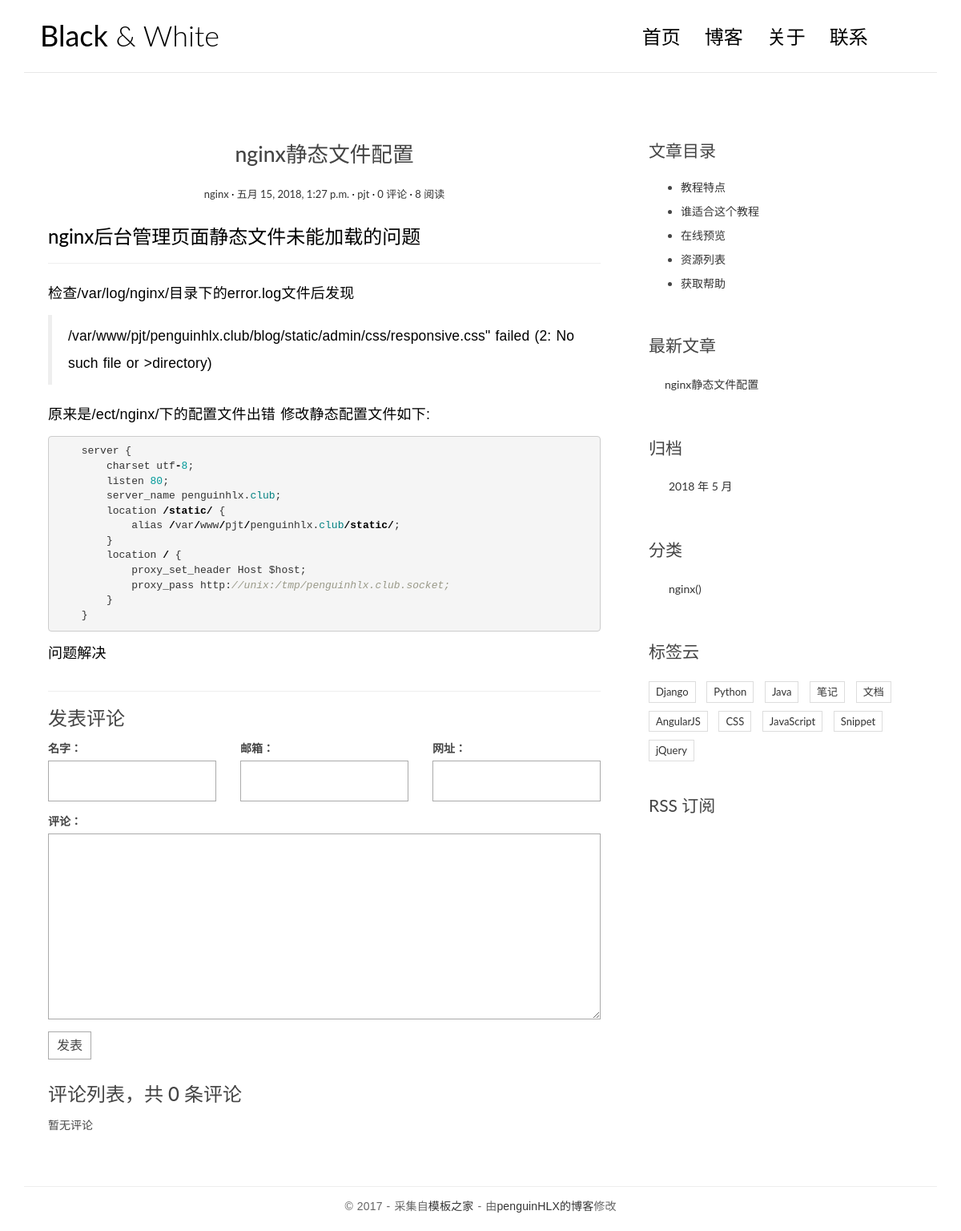
The page /post/10/ on the database its author committed.
### blog/models.py (models this page shows, shortened)
class Post(models.Model):
    title = models.CharField(max_length=70)   # 文章标题
    body = models.TextField()   # 文章正文
    created_time = models.DateTimeField()
    modified_time = models.DateTimeField()   # 文章创建时间和最后一次修改时间
    excerpt = models.CharField(max_length=200, blank=True)   # 文章摘要 设置CharField允许空值
    category = models.ForeignKey(Category, on_delete=models.CASCADE)   # 将分类设置为一对多关系
    tags = models.ManyToManyField(Tag, blank=True)   # 将标签设置为多对多关系
    author = models.ForeignKey(User, on_delete=models.CASCADE)   # 将作者设置为一对多关系
    views = models.PositiveIntegerField(default=0)   # 设置评论数量模型
    def get_absolute_url(self):
        return reverse('blog:detail', kwargs={'pk': self.pk})   # 生成当前Post的url地址
    def increase_views(self):   # 每当调用此函数，评论数+1，并存至数据库中
        self.views += 1
        self.save(update_fields=['views'])
    class Meta:   # 通过models的内部类规定这个类的共有特性
        ordering = ['-created_time', 'title']

class Category(models.Model):   # Category(分类)是继承models.Model的标准类
    name = models.CharField(max_length=100)   # 创建分类数据库表格

### blog/views.py (the view)
# urls.py: url('post/(?P<pk>[0-9]+)/', views.detail, name='detail'),
def detail(request, pk):
    post = get_object_or_404(Post, pk=pk)   # 判断传入的pk的是否在数据库存在，如果存在，返回对应的post,反之返回404错误
    post.increase_views()
    post.body = markdown.markdown(post.body,
                                  extensions=[   # extensions为markdown的参数
                                    'markdown.extensions.extra',
                                    'markdown.extensions.codehilite',   # 语法高亮拓展
                                    'markdown.extensions.toc',   # 自动生成目录
                                  ])
    form = CommentForm()
    comment_list = post.comment_set.all()   # 获取这篇post下的全部评论数据
    context = {'post': post, 'form': form, 'comment_list': comment_list}
    return render(request, 'blog/detail.html', context=context)

### comments/forms.py
class CommentForm(forms.ModelForm):   # 利用django自带的表格类
    class Meta:   # 定义包含表单信息的类
        model = Comment
        fields = ['name', 'email', 'url', 'text']

### blog/templatetags/blog_tags.py (called while the page is built)
@register.simple_tag   # 定义装饰器，此将函数传递给register.simple_tag，注册为模板标签
def get_recent_posts(num=5):   # 获取最新5篇文章
    return Post.objects.all()[:num]   # .order_by('-created_time')

@register.simple_tag
def archives():
    return Post.objects.dates('created_time', 'month', order='DESC')

@register.simple_tag
def get_categories():
    return Category.objects.all()

### templates/blog/detail.html (shortened to what this page needs)
{% extends 'base.html' %}
{% block main %}
    <article class="post post-{{ post.pk }}">
        <header class="entry-header">
            <h1 class="entry-title">{{ post.title }}</h1>
            <div class="entry-meta">
                <span class="post-category"><a href="index.html">{{ post.category.name }}</a></span>
                <span class="post-date"><a href="#"><time class="entry-date"
                                                          datetime="{{ post.created_time }}">{{ post.created_time }}</time></a></span>
                <span class="post-author"><a href="#">{{ post.author}}</a></span>
                <span class="comments-link"><a href="{{ post.get_absolute_url }}#flag_comment">{{ post.comment_set.count }} 评论</a></span>
                <span class="views-count"><a href="{{post.get_absolute_url}}">{{post.views}} 阅读</a></span>
            </div>
        </header>
        <div class="entry-content clearfix">
            {{ post.body|safe }}
        </div>
    </article>
    <section class="comment-area" id="comment-area">
        <hr>
        <h3>发表评论</h3>
        <form action="{% url 'comments:post_comment' post.pk %}" method="post" class="comment-form">
            <div class="row">
                <div class="col-md-4">
                    <label for="{{ form.name.id_for_label }}">名字：</label>
                    {{ form.name }}
                </div>
                <div class="col-md-4">
                    <label for="{{ form.email.id_for_label }}">邮箱：</label>
                    {{ form.email }}
                </div>
                <div class="col-md-4">
                    <label for="{{ form.url.id_for_label }}">网址：</label>
                    {{ form.url }}
                </div>
                <div class="col-md-12">
                    <label for="{{ form.text.id_for_label }}">评论：</label>
                    {{ form.text }}
                    <button type="submit" class="comment-btn">发表</button>
                </div>
            </div>
        </form>
        <div class="comment-list-panel">
            <h3>评论列表，共 <span>{{ post.comment_set.count }}</span> 条评论</h3>
            <ul class="comment-list list-unstyled"><a name="flag_comment" id="flag_comment"></a>
                {% for comment in comment_list %}
                <li class="comment-item">
                    <span class="nickname">{{ comment.name }}</span>
                    <time class="submit-date">{{ comment.created_time }}</time>
                    <div class="text">
                        {{ comment.text}}
                    </div>
                </li>
                {% empty %}
                暂无评论
                {% endfor %}
            </ul>
        </div>
    </section>
{% endblock main %}
{% block toc %}
    <div class="widget widget-content">
        <h3 class="widget-title">文章目录</h3>
        <ul>
            <li>
                <a href="#">教程特点</a>
            </li>
            <li>
                <a href="#">谁适合这个教程</a>
            </li>
            <li>
                <a href="#">在线预览</a>
            </li>
            <li>
                <a href="#">资源列表</a>
            </li>
            <li>
                <a href="#">获取帮助</a>
            </li>
        </ul>
    </div>
{% endblock toc %}

### templates/base.html (shortened to what this page needs)
{% load staticfiles %}
{% load blog_tags %}
<html>
<head>
    <link rel="stylesheet" href="{% static 'blog/css/bootstrap.min.css' %}">
    <link rel="stylesheet" href="http://code.ionicframework.com/ionicons/2.0.1/css/ionicons.min.css">
    <link rel="stylesheet" href="{% static 'blog/css/pace.css' %}">
    <link rel="stylesheet" href="{% static 'blog/css/custom.css' %}">
    <link rel="stylesheet" href="{% static 'blog/css/highlights/github.css' %}">
</head>
<body>
<div class="container">
    <header id="site-header">
        <div class="row">
            <div class="col-md-4 col-sm-5 col-xs-8">
                <div class="logo">
                    <h1><a href="{% url 'blog:index' %}"><b>Black</b> &amp; White</a></h1>
                </div>
            </div>
            <div class="col-md-8 col-sm-7 col-xs-4">
                <nav class="main-nav" role="navigation">
                    <div class="collapse navbar-collapse" id="bs-example-navbar-collapse-1">
                        <ul class="nav navbar-nav navbar-right">
                            <li class="cl-effect-11"><a href="{% url 'blog:index' %}" data-hover="首页">首页</a></li>
                            <li class="cl-effect-11"><a href="full-width.html" data-hover="博客">博客</a></li>
                            <li class="cl-effect-11"><a href="about.html" data-hover="关于">关于</a></li>
                            <li class="cl-effect-11"><a href="contact.html" data-hover="联系">联系</a></li>
                        </ul>
                    </div>
                </nav>
            </div>
        </div>
    </header>
</div>
<div class="content-body">
    <div class="container">
        <div class="row">
            <main class="col-md-8">
                {% block main %}{% endblock main %}
            </main>
            <aside class="col-md-4">
                {% block toc %}
                {% endblock toc %}
                <div class="widget widget-recent-posts">
                    <h3 class="widget-title">最新文章</h3>
                    {% get_recent_posts as recent_post_list %}
                    <ul>
                        {% for post in recent_post_list %}
                        <li>
                            <a href="{{ post.get_absolute_url }}">{{ post.title }}</a>
                        </li>
                        {% empty %}
                        暂无文章
                        {% endfor %}
                    </ul>
                </div>
                <div class="widget widget-archives">
                    <h3 class="widget-title">归档</h3>
                    {% archives as date_list %}
                    <ul>
                        {% for date in date_list %}
                        <li>
                            <a href="{% url 'blog:archives' date.year date.month %}">{{ date.year }} 年 {{ date.month }} 月</a>
                        </li>
                        {% empty %}
                        暂无归档
                        {% endfor %}
                    </ul>
                </div>
                <div class="widget widget-category">
                    <h3 class="widget-title">分类</h3>
                    {% get_categories as category_list %}
                    <ul>
                        {% for category in category_list %}
                        <li>
                            <a href="{% url 'blog:category' category.pk %}">{{ category.name }}<span class="post-count">({{ post_list.count }})</span></a>
                        </li>
                        {% empty %}
                        暂无分类!
                        {% endfor %}
                    </ul>
                </div>
                <div class="widget widget-tag-cloud">
                    <h3 class="widget-title">标签云</h3>
                    <ul>
                        <li>
                            <a href="#">Django</a>
                        </li>
                        <li>
                            <a href="#">Python</a>
                        </li>
                        <li>
                            <a href="#">Java</a>
                        </li>
                        <li>
                            <a href="#">笔记</a>
                        </li>
                        <li>
                            <a href="#">文档</a>
                        </li>
                        <li>
                            <a href="#">AngularJS</a>
                        </li>
                        <li>
                            <a href="#">CSS</a>
                        </li>
                        <li>
                            <a href="#">JavaScript</a>
                        </li>
                        <li>
                            <a href="#">Snippet</a>
                        </li>
                        <li>
                            <a href="#">jQuery</a>
                        </li>
                    </ul>
                </div>
                <div class="rss">
                    <a href=""> RSS 订阅</a>
                </div>
            </aside>
        </div>
    </div>
</div>
<footer id="site-footer">
    <div class="container">
        <div class="row">
            <div class="col-md-12">
                <p class="copyright">&copy 2017 - 采集自<a href="http://www.cssmoban.com/"
                                                        target="_blank" title="模板之家">模板之家</a>
                    - 由<a href="http://zmrenwu.com/" title="网页模板" target="_blank">penguinHLX的博客</a>修改
                </p>
            </div>
        </div>
    </div>
</footer>
</body>
</html>

### blog/static/blog/css/custom.css (style rules this page uses)
* { outline: none; }
h1, h2, h3, h4, h5, h6 { margin-top: 0; }
b { font-weight: 400; }
a { color: #333; }
body { color: #444; font-family: 'Lato', sans-serif; }
p { font-family: 'Ubuntu', sans-serif; font-weight: 400; word-spacing: 1px; letter-spacing: 0.01em; }
#site-header { background-color: #FFF; padding: 25px 20px; margin-bottom: 40px; border-bottom: 1px solid #e7e7e7; }
.logo h1 a { color: #000; }
.logo h1 { margin: 0; font-family: 'Lato', sans-serif; font-weight: 300; }
.main-nav { margin-top: 11px; max-width: 95%; }
.main-nav a { color: #000000 !important; padding: 0 0 5px 0 !important; margin-right: 30px; font-family: 'Lato', sans-serif; font-weight: 300; font-size: 24px; }
.cl-effect-11 a { padding: 10px 0; color: #0972b4; text-shadow: none; }
.cl-effect-11 a::before { position: absolute; top: 0; left: 0; overflow: hidden; padding: 0 0 5px 0 !important; max-width: 0; border-bottom: 1px solid #000; color: #000; content: attr(data-hover); white-space: nowrap; -webkit-transition: max-width 0.5s; -moz-transition: max-width 0.5s; transition: max-width 0.5s; }
.content-body { padding-bottom: 4em; }
.post { background: #fff; padding: 30px 30px 0; }
.entry-title { text-align: center; font-size: 1.9em; margin-bottom: 20px; line-height: 1.6; padding: 10px 20px 0; }
.entry-meta { text-align: center; color: #DDDDDD; font-size: 13px; margin-bottom: 30px; }
.entry-content { font-size: 18px; line-height: 1.9; font-weight: 300; color: #000; }
.post-category::after, .post-date::after, .post-author::after, .comments-link::after { content: ' ·'; color: #000; }
.widget { background: #fff; padding: 30px 0 0; }
.widget-title { font-size: 1.5em; margin-bottom: 20px; line-height: 1.6; padding: 10px 0 0; font-weight: 400; }
.widget-recent-posts ul { padding: 0; margin: 0; padding-left: 20px; }
.widget-recent-posts ul li { list-style-type: none; position: relative; line-height: 170%; margin-bottom: 10px; }
.widget-recent-posts ul li::before { content: '\f3d3'; font-family: "Ionicons"; position: absolute; left: -17px; top: 3px; font-size: 16px; color: #000; }
.widget-archives ul { padding: 0; margin: 0; padding-left: 25px; }
.widget-archives ul li { list-style-type: none; position: relative; line-height: 170%; margin-bottom: 10px; }
.widget-archives ul li::before { content: '\f3f3'; font-family: "Ionicons"; position: absolute; left: -25px; top: 1px; font-size: 16px; color: #000; }
.widget-category ul { padding: 0; margin: 0; padding-left: 25px; }
.widget-category ul li { list-style-type: none; position: relative; line-height: 170%; margin-bottom: 10px; }
.widget-category ul li::before { content: '\f3fe'; font-family: "Ionicons"; position: absolute; left: -25px; top: 1px; font-size: 18px; color: #000; }
.widget-tag-cloud ul { padding: 0; margin: 0; margin-right: -10px; }
.widget-tag-cloud ul li { list-style-type: none; font-size: 13px; display: inline-block; margin-right: 10px; margin-bottom: 10px; padding: 3px 8px; border: 1px solid #ddd; }
.widget-content ul li { margin-bottom: 10px; }
.rss { font-size: 21px; margin-top: 30px; }
.rss a { color: #444; }
#site-footer { padding-top: 10px; padding: 0 0 1.5em 0; }
.copyright { text-align: center; padding-top: 1em; margin: 0; border-top: 1px solid #eee; color: #666; }
.contact-form input, .comment-form input { border: 1px solid #aaa; margin-bottom: 15px; width: 100%; padding: 15px 15px; font-size: 16px; line-height: 100%; transition: 0.4s border-color linear; }
.contact-form textarea, .comment-form textarea { border: 1px solid #aaa; margin-bottom: 15px; width: 100%; padding: 15px 15px; font-size: 16px; line-height: 20px !important; min-height: 183px; transition: 0.4s border-color linear; }
.comment-area { padding: 0 30px 0; }
.comment-form { margin-top: 15px; }
.comment-form .comment-btn { background-color: #fff; border: 1px solid #aaa; font-size: 16px; padding: 5px 10px; }
.comment-list-panel { margin-top: 30px; }
.comment-list { margin-top: 15px; }

### blog/static/blog/css/highlights/github.css (style rules this page uses)
.codehilite .o { color: #000000; font-weight: bold }
.codehilite .c1 { color: #999988; font-style: italic }
.codehilite .kd { color: #000000; font-weight: bold }
.codehilite .na { color: #008080 }
.codehilite .w { color: #bbbbbb }
.codehilite .mi { color: #009999 }

### rows shown on the page
Post: title "nginx静态文件配置", category.name "nginx", created_time "五月 15, 2018, 1:27 p.m.", author "pjt", comment_set.count "0", views "8", body "nginx后台管理页面静态文件未能加载的问题 检查/var/log/nginx/目录下的error.log文件后发现 /var/www/pjt/penguinhlx.club/blog/static/admin/css/responsive.css\" failed (2: No such file or >directory) 原来是/ect/nginx/下的配置文件出错 修改静态配置文件如下: server { charset utf - 8 ; listen 80 ; server_name penguinhlx . club ; location / static / { alias / var / www / pjt / penguinhlx . club / static / ; } location / { proxy_set_header Host $host ; proxy_pass http : //unix:/tmp/penguinhlx.club.socket; } } 问题解决"
Category: name "nginx"

### other values the page prints
{{ date.year }} "2018"
{{ date.month }} "5"
